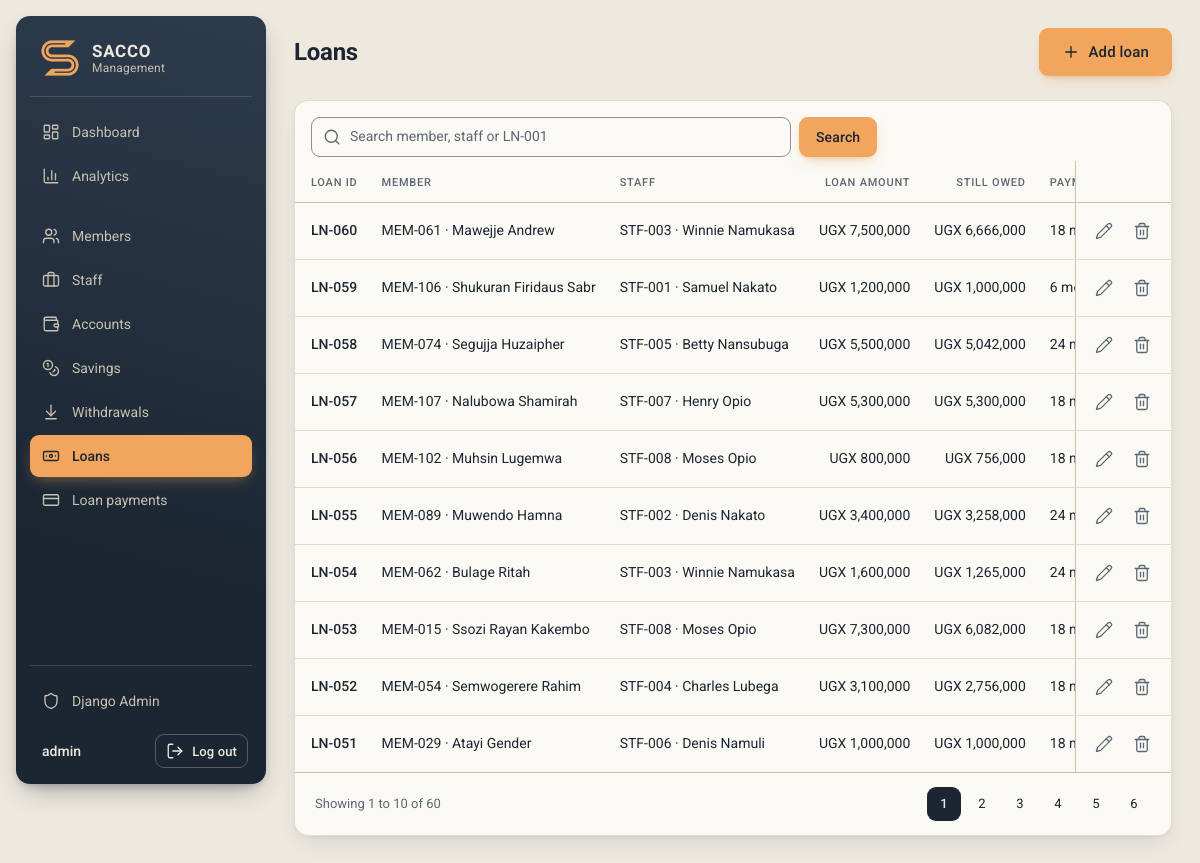
Page /loans/ (signed in) on the committed database.
### loans/models.py (models this page shows, shortened)
class Loan(CodedModel):
    code_prefix = "LN"
    member = models.ForeignKey(Member, on_delete=models.CASCADE)
    staff = models.ForeignKey(Staff, on_delete=models.CASCADE)
    loan_amount = models.PositiveBigIntegerField(validators=[MinValueValidator(1)])
    payment_period = models.CharField(max_length=100)
    payment_amount = models.PositiveBigIntegerField(
        validators=[MinValueValidator(1)]
    )
    @property
    def total_paid(self):
        return self.payments.aggregate(total=Sum("amount"))["total"] or 0
    @property
    def outstanding(self):
        return self.loan_amount - self.total_paid

### members/models.py (models this page shows)
class Member(CodedModel):
    code_prefix = "MEM"
    GENDER_CHOICES = [("M", "Male"), ("F", "Female")]
    first_name = models.CharField(max_length=100)
    last_name = models.CharField(max_length=100)
    contact = models.CharField(max_length=20)
    address = models.CharField(max_length=255)
    email = models.EmailField()
    gender = models.CharField(max_length=1, choices=GENDER_CHOICES)
    @property
    def full_name(self):
        return f"{self.first_name} {self.last_name}"
    def __str__(self):
        return f"{self.code} · {self.full_name}"

### staff/models.py (models this page shows)
class Staff(CodedModel):
    code_prefix = "STF"
    GENDER_CHOICES = [("M", "Male"), ("F", "Female")]
    ROLE_CHOICES = [("Admin", "Admin"), ("User", "User")]
    first_name = models.CharField(max_length=100)
    last_name = models.CharField(max_length=100)
    gender = models.CharField(max_length=1, choices=GENDER_CHOICES)
    position = models.CharField(max_length=100)
    role = models.CharField(max_length=10, choices=ROLE_CHOICES)
    contact = models.CharField(max_length=20)
    address = models.CharField(max_length=255)
    class Meta:
        verbose_name_plural = "staff"
    def __str__(self):
        return f"{self.code} · {self.first_name} {self.last_name}"

### loans/views.py (the view, shortened to what this page needs)
# urls.py: path("loans/", views.loan_list, name="loan_list"),
@login_required
def loan_list(request):
    loans = Loan.objects.select_related("member", "staff").order_by("-id")
    q = request.GET.get("q", "").strip()
    page_obj = Paginator(loans, 10).get_page(request.GET.get("page"))
    context = {
        "object_list": page_obj.object_list,
        "page_obj": page_obj,
        "q": q,
        "search_hint": "Search member, staff or LN-001",
        "page_title": "Loans",
        "add_label": "Add loan",
        "add_url": reverse("loan_add"),
    }
    return render(request, "loans/loan_list.html", context)

### core/models.py (called while the page is built)
    @property
    def code(self):
        return f"{self.code_prefix}-{self.pk:03d}"

### core/templatetags/sacco.py (called while the page is built)
@register.filter
def ugx(value):
    return f"UGX {value or 0:,}"

### templates/loans/loan_list.html (shortened to what this page needs)
{% extends "base.html" %}
{% load sacco %}
{% block page_title %}{{ page_title }}{% endblock %}
{% block actions %}
  <button type="button" class="btn btn-primary btn-lg" data-modal-url="{{ add_url }}"><i data-lucide="plus" aria-hidden="true"></i>{{ add_label }}</button>
{% endblock %}
{% block content %}
  <section class="card">
    {% include "partials/_search.html" %}
    <div class="table-wrap">
      <table class="table">
        <thead>
          <tr>
            <th scope="col">Loan ID</th>
            <th scope="col">Member</th>
            <th scope="col">Staff</th>
            <th scope="col" class="num">Loan amount</th>
            <th scope="col" class="num">Still owed</th>
            <th scope="col">Payment period</th>
            <th scope="col" class="num">Payment amount</th>
            <th scope="col" class="col-actions" aria-label="Actions"></th>
          </tr>
        </thead>
        <tbody>
          {% for loan in object_list %}
            <tr>
              <td class="code">{{ loan.code }}</td>
              <td class="wrap">{{ loan.member }}</td>
              <td class="wrap">{{ loan.staff }}</td>
              <td class="num">{{ loan.loan_amount|ugx }}</td>
              <td class="num">{{ loan.outstanding|ugx }}</td>
              <td>{{ loan.payment_period }}</td>
              <td class="num">{{ loan.payment_amount|ugx }}</td>
              <td class="col-actions">{% url 'loan_edit' loan.pk as edit_url %}{% url 'loan_delete' loan.pk as delete_url %}{% include "partials/_row_actions.html" %}</td>
            </tr>
          {% empty %}
            <tr><td class="table-empty" colspan="8">{% if q %}No loans match "{{ q }}".{% else %}No loans yet.{% endif %}</td></tr>
          {% endfor %}
        </tbody>
      </table>
    </div>
    {% include "partials/_pagination.html" with page_obj=page_obj %}
  </section>
{% endblock %}

### templates/partials/_sidebar.html (shortened to what this page needs)
{% load static %}<aside class="sidebar">
  <a class="brand" href="/">
    <img class="brand-logo" src="{% static 'img/logo.png' %}" alt="" width="40" height="40">
    <span class="brand-text">SACCO<small>Management</small></span>
  </a>
  <nav class="nav" aria-label="Main">
    <a class="nav-link" href="/"{% if request.path == "/" %} aria-current="page"{% endif %}>
      <i data-lucide="layout-dashboard" aria-hidden="true"></i>Dashboard
    </a>
    <a class="nav-link" href="/analytics/"{% if request.path == "/analytics/" %} aria-current="page"{% endif %}>
      <i data-lucide="chart-column" aria-hidden="true"></i>Analytics
    </a>
    <ul class="nav-list">
      <li><a class="nav-link" href="/members/"{% if "/members/" in request.path %} aria-current="page"{% endif %}><i data-lucide="users" aria-hidden="true"></i>Members</a></li>
      <li><a class="nav-link" href="/staff/"{% if "/staff/" in request.path %} aria-current="page"{% endif %}><i data-lucide="briefcase" aria-hidden="true"></i>Staff</a></li>
      <li><a class="nav-link" href="/accounts/"{% if "/accounts/" in request.path %} aria-current="page"{% endif %}><i data-lucide="wallet" aria-hidden="true"></i>Accounts</a></li>
      <li><a class="nav-link" href="/savings/"{% if "/savings/" in request.path %} aria-current="page"{% endif %}><i data-lucide="coins" aria-hidden="true"></i>Savings</a></li>
      <li><a class="nav-link" href="/withdrawals/"{% if "/withdrawals/" in request.path %} aria-current="page"{% endif %}><i data-lucide="arrow-down-to-line" aria-hidden="true"></i>Withdrawals</a></li>
      <li><a class="nav-link" href="/loans/"{% if "/loans/" in request.path %} aria-current="page"{% endif %}><i data-lucide="banknote" aria-hidden="true"></i>Loans</a></li>
      <li><a class="nav-link" href="/loan-payments/"{% if "/loan-payments/" in request.path %} aria-current="page"{% endif %}><i data-lucide="credit-card" aria-hidden="true"></i>Loan payments</a></li>
    </ul>
    {% if user.is_staff %}
    <div class="nav-bottom">
      <a class="nav-link" href="/admin/"><i data-lucide="shield" aria-hidden="true"></i>Django Admin</a>
    </div>
    {% endif %}
  </nav>
  <div class="user">
    <span class="user-name" title="{{ user.get_username }}">{{ user.get_username }}</span>
    <form method="post" action="/logout/">
      <button type="submit" class="btn btn-sidebar"><i data-lucide="log-out" aria-hidden="true"></i>Log out</button>
    </form>
  </div>
</aside>

### templates/partials/_row_actions.html
<div class="row-actions">
  <button type="button" class="icon-btn" data-modal-url="{{ edit_url }}" aria-label="Edit"><i data-lucide="pencil" aria-hidden="true"></i></button>
  <button type="button" class="icon-btn icon-btn-danger" data-modal-url="{{ delete_url }}" aria-label="Delete"><i data-lucide="trash-2" aria-hidden="true"></i></button>
</div>

### rows in the picture
Loan: code "LN-060", member "MEM-061 · Mawejje Andrew", staff "STF-003 · Winnie Namukasa", loan_amount|ugx "UGX 7,500,000", outstanding|ugx "UGX 6,666,000", payment_period "18…"
Loan: code "LN-059", member "MEM-106 · Shukuran Firidaus Sabr", staff "STF-001 · Samuel Nakato", loan_amount|ugx "UGX 1,200,000", outstanding|ugx "UGX 1,000,000", payment_period "6…"
Loan: code "LN-058", member "MEM-074 · Segujja Huzaipher", staff "STF-005 · Betty Nansubuga", loan_amount|ugx "UGX 5,500,000", outstanding|ugx "UGX 5,042,000", payment_period "24…"
Loan: code "LN-057", member "MEM-107 · Nalubowa Shamirah", staff "STF-007 · Henry Opio", loan_amount|ugx "UGX 5,300,000", outstanding|ugx "UGX 5,300,000", payment_period "18…"
Loan: code "LN-056", member "MEM-102 · Muhsin Lugemwa", staff "STF-008 · Moses Opio", loan_amount|ugx "UGX 800,000", outstanding|ugx "UGX 756,000", payment_period "18…"
Loan: code "LN-055", member "MEM-089 · Muwendo Hamna", staff "STF-002 · Denis Nakato", loan_amount|ugx "UGX 3,400,000", outstanding|ugx "UGX 3,258,000", payment_period "24…"
Loan: code "LN-054", member "MEM-062 · Bulage Ritah", staff "STF-003 · Winnie Namukasa", loan_amount|ugx "UGX 1,600,000", outstanding|ugx "UGX 1,265,000", payment_period "24…"
Loan: code "LN-053", member "MEM-015 · Ssozi Rayan Kakembo", staff "STF-008 · Moses Opio", loan_amount|ugx "UGX 7,300,000", outstanding|ugx "UGX 6,082,000", payment_period "18…"
Loan: code "LN-052", member "MEM-054 · Semwogerere Rahim", staff "STF-004 · Charles Lubega", loan_amount|ugx "UGX 3,100,000", outstanding|ugx "UGX 2,756,000", payment_period "18…"
Loan: code "LN-051", member "MEM-029 · Atayi Gender", staff "STF-006 · Denis Namuli", loan_amount|ugx "UGX 1,000,000", outstanding|ugx "UGX 1,000,000", payment_period "18…"

### other values in the picture
{{ user.get_username }} "admin"
{{ page_title }} "Loans"
{{ add_label }} "Add loan"
{{ page_obj.start_index }} "1"
{{ page_obj.end_index }} "10"
{{ page_obj.paginator.count }} "60"
{{ number }} "1" "2" "3" "4" "5" "6"
